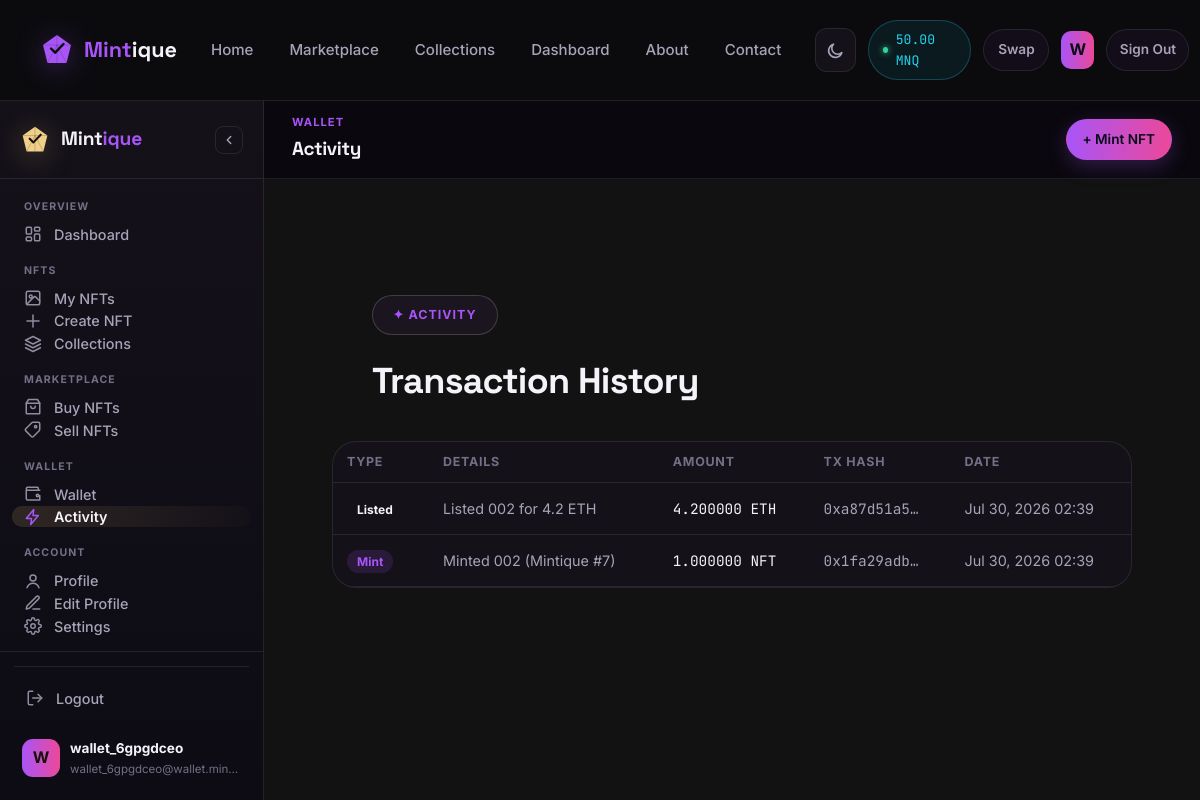
/wallet/transactions/ (signed in), run on the app's committed database.
### walletapp/models.py (models this page shows, shortened)
class Wallet(models.Model):
    user = models.OneToOneField(settings.AUTH_USER_MODEL, on_delete=models.CASCADE, related_name="ledger_wallet")
    eth_balance = models.DecimalField(max_digits=18, decimal_places=6, default=5)  # demo starting balance
    mnq_balance = models.DecimalField(max_digits=18, decimal_places=4, default=0)
    btc_balance = models.DecimalField(max_digits=18, decimal_places=8, default=0)
    usdt_balance = models.DecimalField(max_digits=18, decimal_places=2, default=0)
    usdc_balance = models.DecimalField(max_digits=18, decimal_places=2, default=0)
    sol_balance = models.DecimalField(max_digits=18, decimal_places=4, default=0)
    updated_at = models.DateTimeField(auto_now=True)
    BALANCE_FIELDS = {
        "ETH": "eth_balance",
        "MNQ": "mnq_balance",
        "BTC": "btc_balance",
        "USDT": "usdt_balance",
        "USDC": "usdc_balance",
        "SOL": "sol_balance",
    }

class Transaction(models.Model):
    class TxType(models.TextChoices):
        MINT = "mint", "Mint"
        BUY = "buy", "Buy"
        SELL = "sell", "Sell"
        SWAP = "swap", "Swap"
        WALLET_CONNECT = "connect", "Wallet Connected"
        GIFT = "gift", "Gift"
        BURN = "burn", "Burn"
        ROYALTY = "royalty", "Creator Royalty"
        OFFER = "offer", "Offer"
        LIST = "list", "Listed"
    user = models.ForeignKey(settings.AUTH_USER_MODEL, on_delete=models.CASCADE, related_name="transactions")
    nft = models.ForeignKey(
        "nftapp.NFT", on_delete=models.SET_NULL, blank=True, null=True, related_name="activity"
    )
    tx_type = models.CharField(max_length=10, choices=TxType.choices)
    token = models.CharField(max_length=10, default="ETH")
    amount = models.DecimalField(max_digits=18, decimal_places=6, default=0)
    note = models.CharField(max_length=255, blank=True)
    tx_hash = models.CharField(max_length=66, unique=True, editable=False)
    created_at = models.DateTimeField(auto_now_add=True)
    class Meta:
        ordering = ["-created_at"]

### accounts/models.py (models this page shows, shortened)
class User(AbstractUser):
    class AuthProvider(models.TextChoices):
        EMAIL = "email", "Email"
        GOOGLE = "google", "Google"
        WALLET = "wallet", "Wallet"
    email = models.EmailField(unique=True)
    avatar = models.ImageField(upload_to="avatars/", blank=True, null=True)
    bio = models.CharField(max_length=255, blank=True)
    wallet_address = models.CharField(max_length=64, blank=True, null=True, unique=False)
    wallet_connected_at = models.DateTimeField(blank=True, null=True)
    is_email_verified = models.BooleanField(default=False)
    email_verification_token = models.UUIDField(default=uuid.uuid4, editable=False)
    two_factor_enabled = models.BooleanField(default=False)
    auth_provider = models.CharField(max_length=20, choices=AuthProvider.choices, default=AuthProvider.EMAIL)
    is_verified_creator = models.BooleanField(default=False)
    verified_creator_at = models.DateTimeField(blank=True, null=True)
    created_at = models.DateTimeField(auto_now_add=True)
    USERNAME_FIELD = "email"
    REQUIRED_FIELDS = ["username"]
    @property
    def initials(self):
        return (self.first_name[:1] or self.username[:1] or "U").upper()

### walletapp/views.py (the view)
# urls.py: path("transactions/", views.transactions_view, name="transactions"),
@login_required
def transactions_view(request):
    txs = Transaction.objects.filter(user=request.user)
    return render(request, "walletapp/transactions.html", {"txs": txs})

### templates/walletapp/transactions.html (shortened to what this page needs)
{% extends "dash_base.html" %}
{% block page_eyebrow %}Wallet{% endblock %}
{% block page_title %}Activity{% endblock %}
{% block content %}
<section class="section">
  <div class="section-head" style="text-align:left; margin-bottom:30px;">
    <span class="eyebrow">✦ Activity</span>
    <h2>Transaction <span class="grad-text">History</span></h2>
  </div>
  {% if txs %}
  <div class="card" style="padding:0; overflow:hidden;">
    <table class="tx-table">
      <thead><tr><th>Type</th><th>Details</th><th>Amount</th><th>Tx Hash</th><th>Date</th></tr></thead>
      <tbody>
        {% for tx in txs %}
        <tr>
          <td><span class="tx-type {{ tx.tx_type }}">{{ tx.get_tx_type_display }}</span></td>
          <td class="muted">{{ tx.note }}</td>
          <td class="mono">{{ tx.amount }} {{ tx.token }}</td>
          <td class="mono muted">{{ tx.tx_hash|slice:":10" }}…</td>
          <td class="muted">{{ tx.created_at|date:"M d, Y H:i" }}</td>
        </tr>
        {% endfor %}
      </tbody>
    </table>
  </div>
  {% else %}
  <div class="empty-state">
    <div class="ico">📜</div>
    <h3>No transactions yet</h3>
    <p>Mint, buy, or swap to see your activity here.</p>
  </div>
  {% endif %}
</section>
{% endblock %}

### templates/partials/_header.html (shortened to what this page needs)
{% load static %}
<nav class="navbar" id="siteNavbar">
  <a href="{% url 'home' %}" class="brand">
    <span class="brand-mark">
    </span>
    <span>Mint<b>ique</b></span>
  </a>
  <div class="nav-links" id="navLinks">
    <a href="{% url 'home' %}" {% if request.resolver_match.url_name == 'home' %}class="active"{% endif %}>Home</a>
    <a href="{% url 'nftapp:marketplace' %}" {% if request.resolver_match.url_name == 'marketplace' %}class="active"{% endif %}>Marketplace</a>
    <a href="{% url 'nftapp:collection_list' %}" {% if request.resolver_match.url_name == 'collection_list' or request.resolver_match.url_name == 'collection_detail' %}class="active"{% endif %}>Collections</a>
    {% if user.is_authenticated %}
    <a href="{% url 'nftapp:dashboard' %}" {% if request.resolver_match.url_name == 'dashboard' %}class="active"{% endif %}>Dashboard</a>
    {% else %}
    <a href="{% url 'nftapp:my_collection' %}" {% if request.resolver_match.url_name == 'my_collection' %}class="active"{% endif %}>My NFTs</a>
    {% endif %}
    <a href="{% url 'about' %}" {% if request.resolver_match.url_name == 'about' %}class="active"{% endif %}>About</a>
    <a href="{% url 'contact' %}" {% if request.resolver_match.url_name == 'contact' %}class="active"{% endif %}>Contact</a>
  </div>
  <div class="nav-actions">
    <button class="theme-toggle" id="themeToggle" aria-label="Toggle dark / light theme" type="button">
      <svg class="icon-moon" width="19" height="19" viewBox="0 0 24 24" fill="none" stroke="currentColor" stroke-width="2" stroke-linecap="round" stroke-linejoin="round"><path d="M20 14.5A8.5 8.5 0 1 1 9.5 4a7 7 0 0 0 10.5 10.5Z"/></svg>
    </button>
    {% if user.is_authenticated %}
      {% if nav_wallet %}
        <div class="wallet-pill" title="MNQ token balance">
          <span class="dot"></span>{{ nav_wallet.mnq_balance|floatformat:2 }} MNQ
        </div>
      {% endif %}
      <a href="{% url 'walletapp:swap' %}" class="btn btn-ghost btn-sm">Swap</a>
      <a href="{% url 'nftapp:dashboard' %}" class="avatar-chip" title="{{ user.email }}">
        {% if user.avatar %}<img src="{{ user.avatar.url }}" alt="" style="width:100%;height:100%;border-radius:inherit;object-fit:cover;">{% else %}{{ user.initials }}{% endif %}
      </a>
      <a href="{% url 'accounts:logout' %}" class="btn btn-ghost btn-sm">Sign Out</a>
    {% else %}
      <a href="{% url 'accounts:login' %}" class="btn btn-outline">Login</a>
      <a href="{% url 'accounts:register' %}" class="btn btn-gradient">Register</a>
    {% endif %}
  </div>
</nav>

### templates/partials/_sidebar.html (shortened to what this page needs)
{% load static %}
{% with vn=request.resolver_match.view_name %}
<aside class="dash-sidebar" id="dashSidebar">
  <div class="dash-sidebar-head">
    <span class="brand-mark">
    </span>
    <span class="brand-name">Mint<b>ique</b></span>
    <button class="dash-sidebar-collapse" id="sidebarCollapseBtn" type="button" aria-label="Collapse sidebar">
      <svg width="14" height="14" viewBox="0 0 24 24" fill="none" stroke="currentColor" stroke-width="2.4" stroke-linecap="round" stroke-linejoin="round"><path d="M15 18l-6-6 6-6"/></svg>
    </button>
  </div>
  <nav class="dash-nav">
    <div class="dash-nav-group-label">Overview</div>
    <a href="{% url 'nftapp:dashboard' %}" class="dash-nav-item {% if vn == 'nftapp:dashboard' %}active{% endif %}">
      <span class="label">Dashboard</span>
    </a>
    <div class="dash-nav-group-label">NFTs</div>
    <a href="{% url 'nftapp:my_collection' %}" class="dash-nav-item {% if vn == 'nftapp:my_collection' %}active{% endif %}">
      <svg viewBox="0 0 24 24" fill="none" stroke="currentColor" stroke-width="2" stroke-linecap="round" stroke-linejoin="round"><rect x="3" y="3" width="18" height="18" rx="2.5"/><circle cx="9" cy="10" r="2"/><path d="M21 16l-5.2-5.2a2 2 0 0 0-2.8 0L4 20"/></svg>
      <span class="label">My NFTs</span>
    </a>
    <a href="{% url 'nftapp:mint' %}" class="dash-nav-item {% if vn == 'nftapp:mint' or vn == 'nftapp:batch_mint' %}active{% endif %}">
      <svg viewBox="0 0 24 24" fill="none" stroke="currentColor" stroke-width="2" stroke-linecap="round" stroke-linejoin="round"><path d="M12 4v16M4 12h16"/></svg>
      <span class="label">Create NFT</span>
    </a>
    <a href="{% url 'nftapp:collection_list' %}" class="dash-nav-item {% if vn == 'nftapp:collection_list' or vn == 'nftapp:collection_detail' %}active{% endif %}">
      <svg viewBox="0 0 24 24" fill="none" stroke="currentColor" stroke-width="2" stroke-linecap="round" stroke-linejoin="round"><path d="M12 2 2 7l10 5 10-5-10-5Z"/><path d="M2 17l10 5 10-5M2 12l10 5 10-5"/></svg>
      <span class="label">Collections</span>
    </a>
    <div class="dash-nav-group-label">Marketplace</div>
    <a href="{% url 'nftapp:marketplace' %}" class="dash-nav-item {% if vn == 'nftapp:marketplace' %}active{% endif %}">
      <svg viewBox="0 0 24 24" fill="none" stroke="currentColor" stroke-width="2" stroke-linecap="round" stroke-linejoin="round"><path d="M6 2 3 7v13a1 1 0 0 0 1 1h16a1 1 0 0 0 1-1V7l-3-5H6Z"/><path d="M3 7h18M9 11a3 3 0 0 0 6 0"/></svg>
      <span class="label">Buy NFTs</span>
    </a>
    <a href="{% url 'nftapp:sell' %}" class="dash-nav-item {% if vn == 'nftapp:sell' %}active{% endif %}">
      <svg viewBox="0 0 24 24" fill="none" stroke="currentColor" stroke-width="2" stroke-linecap="round" stroke-linejoin="round"><path d="M20.6 12.6 12.6 20.6a2 2 0 0 1-2.8 0l-7.4-7.4a2 2 0 0 1 0-2.8L10.4 2.4a2 2 0 0 1 1.4-.6H19a2 2 0 0 1 2 2v6.8a2 2 0 0 1-.4 1.4Z"/><circle cx="15.5" cy="7.5" r="1.5"/></svg>
      <span class="label">Sell NFTs</span>
    </a>
    <div class="dash-nav-group-label">Wallet</div>
    <a href="{% url 'walletapp:swap' %}" class="dash-nav-item {% if vn == 'walletapp:swap' %}active{% endif %}">
      <svg viewBox="0 0 24 24" fill="none" stroke="currentColor" stroke-width="2" stroke-linecap="round" stroke-linejoin="round"><path d="M21 7H5a2 2 0 0 1 0-4h13a1 1 0 0 1 1 1v3Z"/><path d="M3 7v11a2 2 0 0 0 2 2h16v-6"/><circle cx="18" cy="14" r="1.6"/></svg>
      <span class="label">Wallet</span>
    </a>
    <a href="{% url 'walletapp:transactions' %}" class="dash-nav-item {% if vn == 'walletapp:transactions' %}active{% endif %}">
      <svg viewBox="0 0 24 24" fill="none" stroke="currentColor" stroke-width="2" stroke-linecap="round" stroke-linejoin="round"><path d="M13 2 3 14h7l-1 8 10-12h-7l1-8Z"/></svg>
      <span class="label">Activity</span>
    </a>
    <div class="dash-nav-group-label">Account</div>
    <a href="{% url 'accounts:profile' %}" class="dash-nav-item {% if vn == 'accounts:profile' %}active{% endif %}">
      <svg viewBox="0 0 24 24" fill="none" stroke="currentColor" stroke-width="2" stroke-linecap="round" stroke-linejoin="round"><circle cx="12" cy="8" r="4"/><path d="M4 21c1.6-4 5-6 8-6s6.4 2 8 6"/></svg>
      <span class="label">Profile</span>
    </a>
    <a href="{% url 'accounts:edit_profile' %}" class="dash-nav-item {% if vn == 'accounts:edit_profile' %}active{% endif %}">
      <svg viewBox="0 0 24 24" fill="none" stroke="currentColor" stroke-width="2" stroke-linecap="round" stroke-linejoin="round"><path d="M12 20h9"/><path d="M16.5 3.5a2.1 2.1 0 0 1 3 3L7 19l-4 1 1-4 12.5-12.5Z"/></svg>
      <span class="label">Edit Profile</span>
    </a>
    <a href="{% url 'accounts:settings' %}" class="dash-nav-item {% if vn == 'accounts:settings' %}active{% endif %}">
      <span class="label">Settings</span>
    </a>
  </nav>
  <div class="dash-sidebar-foot">
    <div class="dash-nav-divider" style="margin:0 0 10px;"></div>
    <a href="{% url 'accounts:logout' %}" class="dash-nav-item danger" style="margin-bottom:10px;">
      <svg viewBox="0 0 24 24" fill="none" stroke="currentColor" stroke-width="2" stroke-linecap="round" stroke-linejoin="round"><path d="M9 21H5a2 2 0 0 1-2-2V5a2 2 0 0 1 2-2h4"/><path d="M16 17l5-5-5-5"/><path d="M21 12H9"/></svg>
      <span class="label">Logout</span>
    </a>
    <a href="{% url 'accounts:profile' %}" class="dash-user-card">
      <span class="avatar-lg">
        {% if user.avatar %}<img src="{{ user.avatar.url }}" alt="">{% else %}{{ user.initials }}{% endif %}
      </span>
      <span class="who">
        <b>{{ user.first_name|default:user.username }}</b>
        <span>{{ user.email }}</span>
      </span>
    </a>
  </div>
</aside>
{% endwith %}

### data on the page
Wallet: mnq_balance "50.00"
User: initials "W", first_name "wallet_6gpgdceo", email "wallet_6gpgdceo@wallet.min…"
Transaction: tx_type "Listed", note "Listed 002 for 4.2 ETH", amount "4.200000", token "ETH", tx_hash "0xa87d51a5", created_at "Jul 30, 2026 02:39"
Transaction: tx_type "Mint", note "Minted 002 (Mintique #7)", amount "1.000000", token "NFT", tx_hash "0x1fa29adb", created_at "Jul 30, 2026 02:39"
